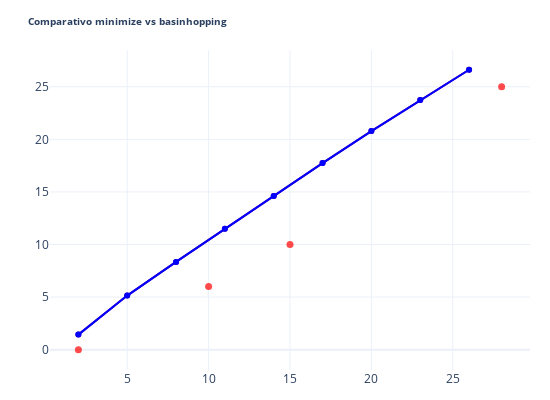

Source (notebook cell):
### Code cell
def scat(traces,annots=[]):
  layout = go.Layout(width=550,height=400,margin=dict(l=50,r=20,b=30,t=50),template='plotly_white',
                    annotations=annots,
                    showlegend=False,
                    title={'text':'<b>Comparativo minimize vs basinhopping </b> ','xanchor':'left','font':{'size':10}},
                  )
  fig = go.Figure(data=traces, layout=layout)
  po.init_notebook_mode(connected=True)
  config = {'showLink':False}
  po.iplot(fig,config=config)

     

traces=[]
temp = eff.iloc[2:]
traces.append(go.Scatter(x=r_bh.index,y=r_bh,mode='lines+markers',line={'color':'purple'},marker={'size':6,'color':'purple'}))
traces.append(go.Scatter(x=r_.index,y=r_,mode='lines+markers',line={'color':'blue'},marker={'size':6,'color':'blue'}))
traces.append(go.Scatter(x=expvol,y=expret,mode='markers',marker={'size':7,'color':'red'},opacity=0.7))

scat(traces)

### Figure 1 — Plotly figure (JSON) as saved in the notebook; plotly's stock layout.template omitted (floating-point values rounded to 4 significant figures)
{"data": [{"line": {"color": "purple"}, "marker": {"color": "purple", "size": 6}, "mode": "lines+markers", "type": "scatter", "x": [2, 5, 8, 11, 14, 17, 20, 23, 26], "y": [1.429, 5.139, 8.344, 11.49, 14.62, 17.74, 20.79, 23.73, 26.62]}, {"line": {"color": "blue"}, "marker": {"color": "blue", "size": 6}, "mode": "lines+markers", "type": "scatter", "x": [2, 5, 8, 11, 14, 17, 20, 23, 26], "y": [1.429, 5.139, 8.344, 11.49, 14.62, 17.74, 20.79, 23.73, 26.62]}, {"marker": {"color": "red", "size": 7}, "mode": "markers", "opacity": 0.7, "type": "scatter", "x": [2, 10, 15, 28], "y": [0, 6, 10, 25]}], "layout": {"height": 400, "margin": {"b": 30, "l": 50, "r": 20, "t": 50}, "showlegend": false, "title": {"font": {"size": 10}, "text": "<b>Comparativo minimize vs basinhopping </b> ", "xanchor": "left"}, "width": 550}}
